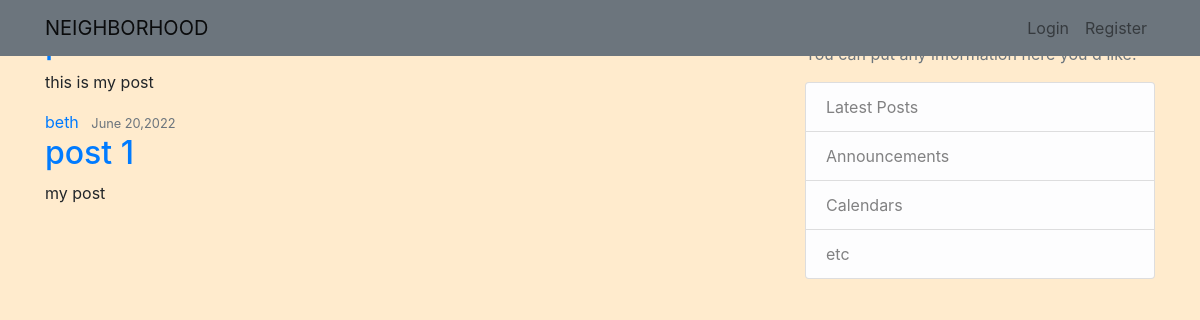
The app's page /, older data.
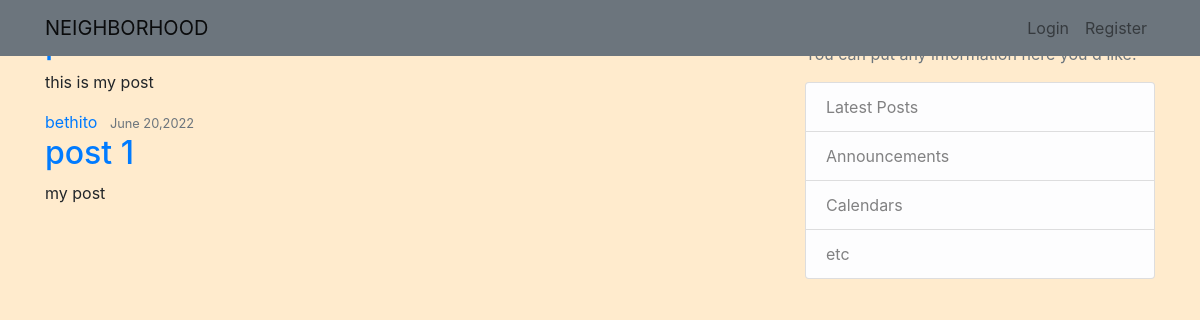
The same page, newer data.
### neighbor/models.py (models this page shows, shortened)
class post(models.Model):
    title = models.CharField(max_length=100)
    content = models.TextField()
    date_posted = models.DateTimeField(default=timezone.now)
    author = models.ForeignKey(User, on_delete=models.CASCADE)

### neighbor/views.py (the view)
# urls.py: path('', PostListView.as_view(), name='index'),
class PostListView(ListView):
    model = post
    template_name = 'index.html'
    context_object_name = 'posts'
    ordering = ['-date_posted']

### neighbor/models.py (called while the page is built)
    def __str__(self):
        return f'{self.user.username} Profile'

### neighbor/templates/index.html (shortened to what this page needs)
{% extends 'base.html' %}
{% block content %}
    {% for post in posts %}
    <article class="media content-section">
          <div class="media-body">
            <div class="article-metadata">
              <a class="mr-2" href="#">{{ post.author }}</a>
              <small class="text-muted">{{ post.date_posted|date:"F d,Y"}}</small>
            </div>
            <h2><a class="article-title" href="{% url 'post-detail' post.id%}">{{ post.title }}</a></h2>
            <p class="article-content">{{ post.content }}</p>
          </div>
        </article>
{% endfor %}
{% endblock %}

### neighbor/templates/base.html (shortened to what this page needs)
{% load static %}
<html lang="en">
<head>
<link rel="stylesheet" href="https://cdn.jsdelivr.net/npm/bootstrap@4.0.0/dist/css/bootstrap.min.css">
<link rel="stylesheet" href="{% static 'index.css' %}" type="text/css">
</head>
<body>
  <header class="site-header">
    <nav class="navbar navbar-expand-md navbar-light mb-4 bg-secondary bg-steel fixed-top">
      <div class="container">
        <a class="navbar-brand mr-4" href="/">NEIGHBORHOOD</a>
          <div class="navbar-nav">
            {% if user.is_authenticated %}
            <a class="nav-item nav-link" href="" class="btn btn-outline btn-sm">New post</a>
          <a class="nav-item nav-link" href="{% url 'profile' %}" class="btn btn-outline btn-sm">Profile</a>
            <a class="nav-item nav-link" href="{% url 'logout' %}" class="btn btn-outline btn-sm">Logout</a>
        {% else %}
            <a class="nav-item nav-link" href="{% url 'login' %}" class="btn btn-outline btn-sm">Login</a>
            <a class="nav-item nav-link" href="{% url 'register' %}" class="btn btn-outline btn-sm">Register</a>
        {% endif %}
          </div>
        </div>
    </nav>
  </header>
<main role="main" class="container">
  <div class="row">
    <div class="col-md-8">
      {% block content %}{% endblock %}
    </div>
    <div class="col-md-4">
      <div class="content-section">
        <h3>Our Sidebar</h3>
        <p class='text-muted'>You can put any information here you'd like.
          <ul class="list-group">
            <li class="list-group-item list-group-item-light">Latest Posts</li>
            <li class="list-group-item list-group-item-light">Announcements</li>
            <li class="list-group-item list-group-item-light">Calendars</li>
            <li class="list-group-item list-group-item-light">etc</li>
          </ul>
        </p>
      </div>
    </div>
  </div>
</main>
</body>
</html>

### neighbor/static/index.css (style rules this page uses)
body { background-color: blanchedalmond; }

Row changes from the older to the newer data that the page shows:
changed through a linked row, post "post 1": author "beth" → "bethito"
